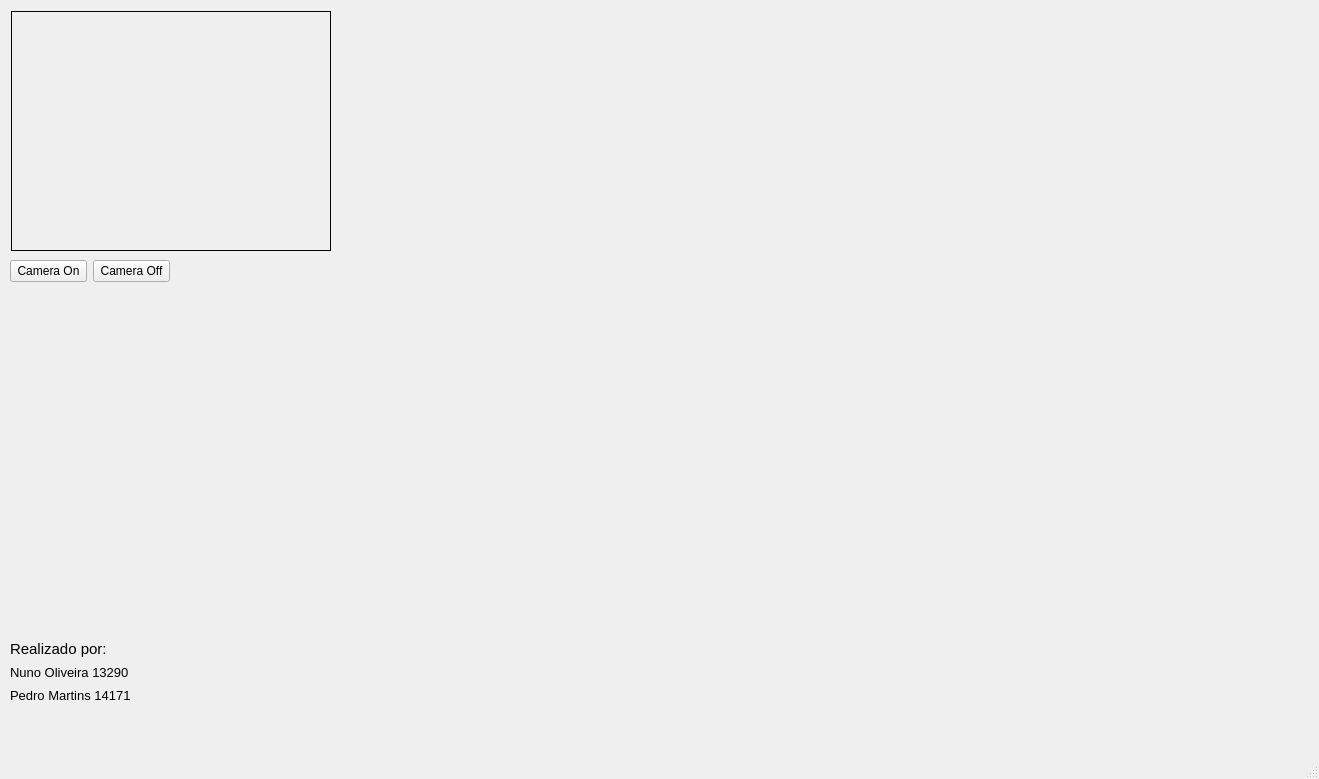
<?xml version="1.0" encoding="UTF-8"?>
<ui version="4.0">
 <class>MainWindow</class>
 <widget class="QMainWindow" name="MainWindow">
  <property name="geometry">
   <rect>
    <x>0</x>
    <y>0</y>
    <width>1319</width>
    <height>779</height>
   </rect>
  </property>
  <property name="windowTitle">
   <string>MainWindow</string>
  </property>
  <widget class="QWidget" name="centralwidget">
   <widget class="QWidget" name="layoutWidget">
    <property name="geometry">
     <rect>
      <x>10</x>
      <y>260</y>
      <width>160</width>
      <height>65</height>
     </rect>
    </property>
    <layout class="QVBoxLayout" name="verticalLayout">
     <item>
      <layout class="QHBoxLayout" name="horizontalLayout">
       <item>
        <widget class="QPushButton" name="button_cameraOn">
         <property name="text">
          <string>Camera On</string>
         </property>
        </widget>
       </item>
       <item>
        <widget class="QPushButton" name="button_cameraOff">
         <property name="text">
          <string>Camera Off</string>
         </property>
        </widget>
       </item>
      </layout>
     </item>
     <item>
      <widget class="QLabel" name="status">
       <property name="text">
        <string/>
       </property>
      </widget>
     </item>
     <item>
      <widget class="QLabel" name="certeza">
       <property name="text">
        <string/>
       </property>
      </widget>
     </item>
    </layout>
   </widget>
   <widget class="QLabel" name="image_input">
    <property name="geometry">
     <rect>
      <x>11</x>
      <y>11</y>
      <width>320</width>
      <height>240</height>
     </rect>
    </property>
    <property name="sizePolicy">
     <sizepolicy hsizetype="Preferred" vsizetype="Preferred">
      <horstretch>0</horstretch>
      <verstretch>0</verstretch>
     </sizepolicy>
    </property>
    <property name="minimumSize">
     <size>
      <width>320</width>
      <height>240</height>
     </size>
    </property>
    <property name="baseSize">
     <size>
      <width>320</width>
      <height>240</height>
     </size>
    </property>
    <property name="frameShape">
     <enum>QFrame::Box</enum>
    </property>
    <property name="text">
     <string/>
    </property>
   </widget>
   <widget class="QWidget" name="">
    <property name="geometry">
     <rect>
      <x>10</x>
      <y>640</y>
      <width>120</width>
      <height>64</height>
     </rect>
    </property>
    <layout class="QVBoxLayout" name="verticalLayout_2">
     <item>
      <widget class="QLabel" name="label">
       <property name="font">
        <font>
         <pointsize>11</pointsize>
        </font>
       </property>
       <property name="text">
        <string>Realizado por:</string>
       </property>
      </widget>
     </item>
     <item>
      <widget class="QLabel" name="label_2">
       <property name="font">
        <font>
         <pointsize>10</pointsize>
        </font>
       </property>
       <property name="text">
        <string>Nuno Oliveira 13290</string>
       </property>
      </widget>
     </item>
     <item>
      <widget class="QLabel" name="label_3">
       <property name="font">
        <font>
         <pointsize>10</pointsize>
        </font>
       </property>
       <property name="text">
        <string>Pedro Martins 14171</string>
       </property>
      </widget>
     </item>
    </layout>
   </widget>
  </widget>
  <widget class="QMenuBar" name="menubar">
   <property name="geometry">
    <rect>
     <x>0</x>
     <y>0</y>
     <width>1319</width>
     <height>21</height>
    </rect>
   </property>
  </widget>
  <widget class="QStatusBar" name="statusbar"/>
 </widget>
 <resources/>
 <connections/>
</ui>
